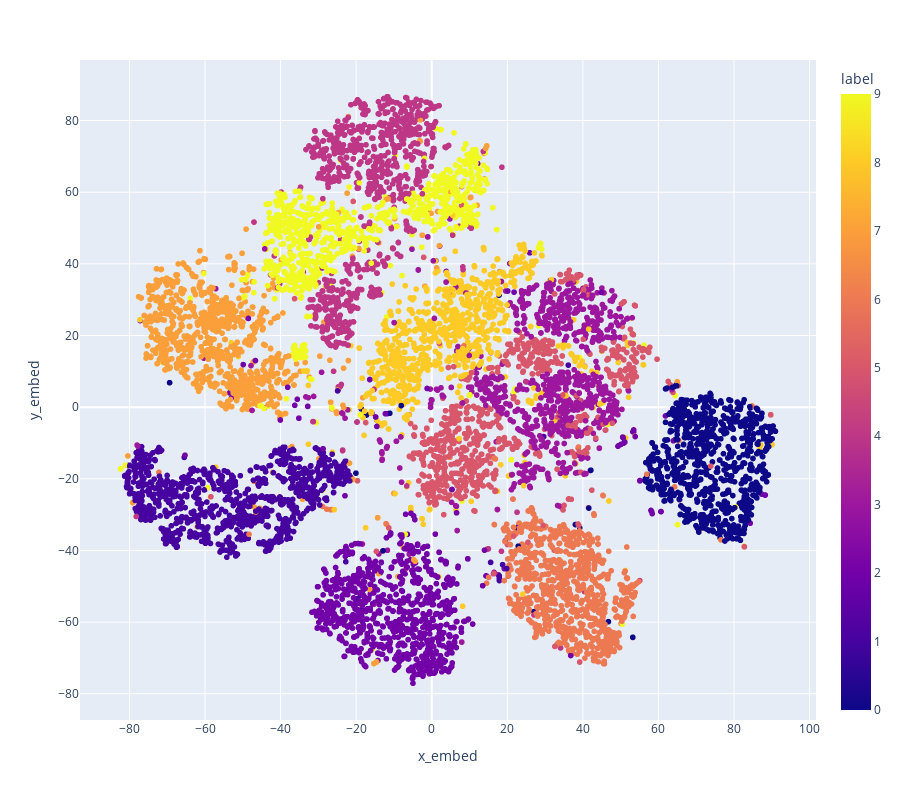

Notebook cell for this chart:
### Code cell
# plot using plotly
clss = [x.item() for x in lbls]
idxs = list(range(len(clss)))
d = {
    "id": idxs,
    "label": clss,
    "x_embed": clustered[:,0],
    "y_embed": clustered[:,1]
}
df = pd.DataFrame.from_dict(d)
fig = px.scatter(
    df,
    x = "x_embed",
    y = "y_embed",
    hover_name="id",
    labels={"id": "id"},
    color="label"
)
fig.update_layout(height=800)
fig.show()
fig.write_html("tsne.html")

### Figure 1 — Plotly figure (JSON) as saved in the notebook; plotly's stock layout.template omitted (floating-point values rounded to 4 significant figures; data arrays with more than 128 entries replaced by an {"elided": "..."} marker saying what was removed)
{"data": [{"hovertemplate": "<b>%{hovertext}</b><br><br>x_embed=%{x}<br>y_embed=%{y}<br>label=%{marker.color}<extra></extra>", "hovertext": {"elided": "10000 int values"}, "legendgroup": "", "marker": {"color": {"elided": "10000 int values"}, "coloraxis": "coloraxis", "symbol": "circle"}, "mode": "markers", "name": "", "showlegend": false, "type": "scattergl", "x": {"elided": "10000 float values"}, "xaxis": "x", "y": {"elided": "10000 float values"}, "yaxis": "y"}], "layout": {"coloraxis": {"colorbar": {"title": {"text": "label"}}, "colorscale": [[0, "#0d0887"], [0.1111, "#46039f"], [0.2222, "#7201a8"], [0.3333, "#9c179e"], [0.4444, "#bd3786"], [0.5556, "#d8576b"], [0.6667, "#ed7953"], [0.7778, "#fb9f3a"], [0.8889, "#fdca26"], [1, "#f0f921"]]}, "height": 800, "legend": {"tracegroupgap": 0}, "margin": {"t": 60}, "xaxis": {"anchor": "y", "domain": [0, 1], "title": {"text": "x_embed"}}, "yaxis": {"anchor": "x", "domain": [0, 1], "title": {"text": "y_embed"}}}}
